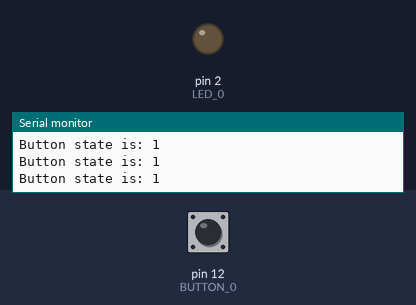
Recording of a sketch running on a simulated Arduino Uno, built with avr-gcc and run on an emulated ATmega328P. On the bench: output pins drawn as LEDs (lit = HIGH), the last lines printed to the serial monitor. The test bench sets the inputs (shaded band); at power-on: pin 12 (BUTTON_0) HIGH.

Above: at 1.2 s.
1.3 s: pin 12 (BUTTON_0) pulled LOW for 0.15 s
At 1.39 s:
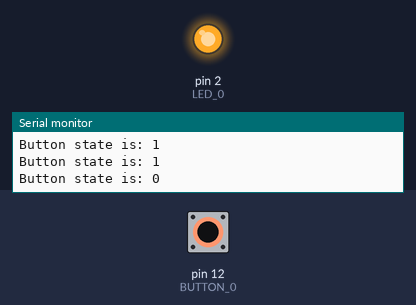
2.9 s: pin 12 (BUTTON_0) pulled LOW for 3.2 s
At 6.9 s:
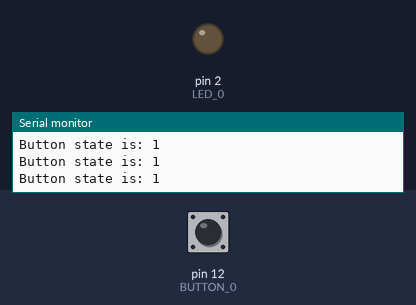
Timing chart, 0 to 8.4 s (numbered marks = the images above; inputs shaded):
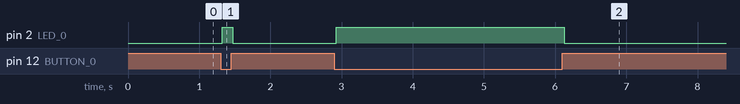

The sketch:

ButtonBlink.ino
```cpp
const int LED_0 = 2;

const int BUTTON_0 = 12;

int button_state = 0;

void setup() {
    Serial.begin(9600);
    pinMode(LED_0, OUTPUT);
    pinMode(BUTTON_0, INPUT_PULLUP);
}

void loop() {
    button_state = digitalRead(BUTTON_0);
    Serial.println("Button state is: " + String(button_state));

    if (button_state == 1) {
        digitalWrite(LED_0, LOW);
    }

    if (button_state == 0) {
        digitalWrite(LED_0, HIGH);
    }
}
```

Measured:
- after the input at 1.3 s, pin 2 (LED_0): LOW → HIGH at once, → LOW 0.15 s later
- after the input at 2.9 s, pin 2 (LED_0): LOW → HIGH at once, → LOW 3.2 s later
